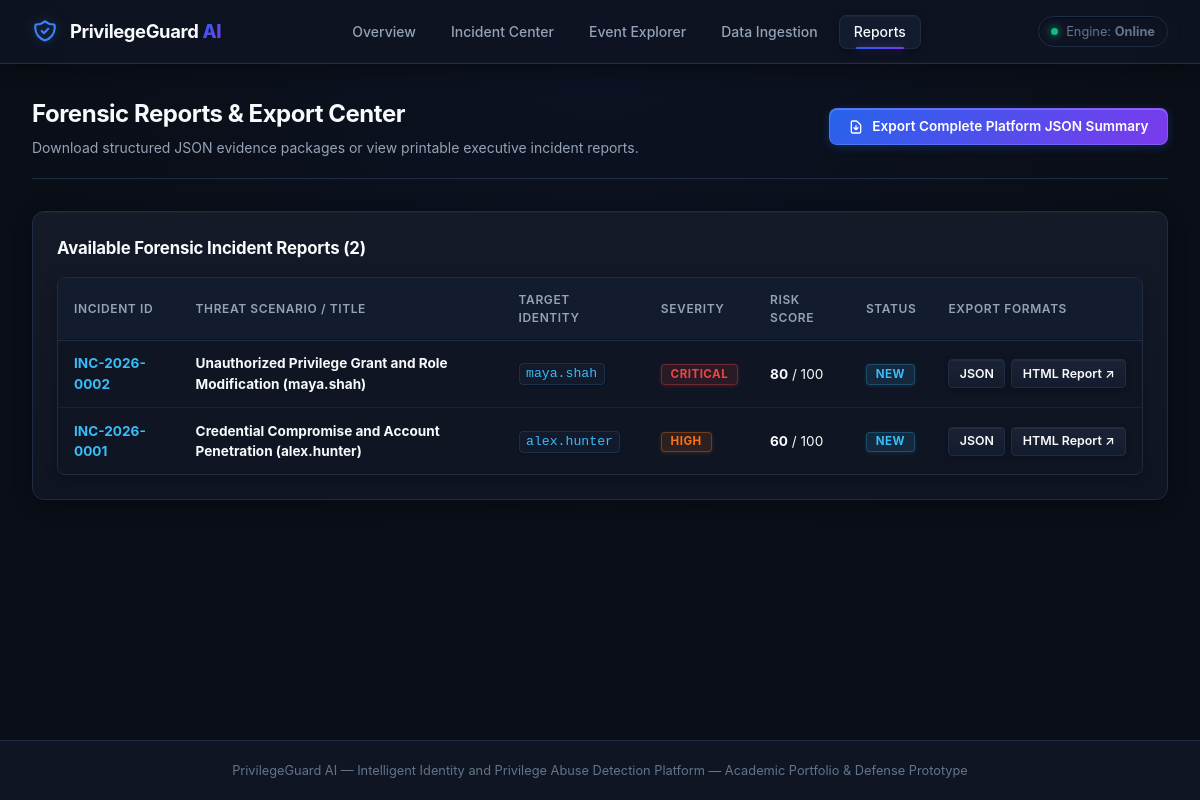
Page /reports on the committed database.
### models/incidents.py (models this page shows, shortened)
class Incident(db.Model):
    __tablename__ = "incidents"
    id = db.Column(db.Integer, primary_key=True)
    incident_id = db.Column(db.String(50), unique=True, nullable=False, index=True)
    title = db.Column(db.String(255), nullable=False)
    affected_user = db.Column(db.String(100), nullable=False, index=True)
    severity = db.Column(db.String(20), nullable=False, default="medium")  # low, medium, high, critical
    risk_score = db.Column(db.Integer, nullable=False, default=0)
    risk_factors = db.Column(db.Text, nullable=True)  # JSON-encoded array of factor objects
    status = db.Column(db.String(30), nullable=False, default="New")  # New, Investigating, Contained, Closed, False Positive
    first_observed_at = db.Column(db.DateTime, nullable=False)
    last_observed_at = db.Column(db.DateTime, nullable=False)
    created_at = db.Column(db.DateTime, default=lambda: datetime.now(timezone.utc))
    updated_at = db.Column(db.DateTime, default=lambda: datetime.now(timezone.utc), onupdate=lambda: datetime.now(timezone.utc))
    summary = db.Column(db.Text, nullable=True)
    ai_explanation = db.Column(db.Text, nullable=True)  # JSON-encoded explanation structure
    recommended_actions = db.Column(db.Text, nullable=True)  # JSON-encoded list of actions
    alerts = db.relationship("DetectionAlert", backref="incident", cascade="all, delete-orphan", lazy=True)
    incident_events = db.relationship("IncidentEvent", backref="incident", cascade="all, delete-orphan", lazy=True)

### routes/reports.py (the view)
@reports_bp.route("/reports")
def reports_page():
    incidents = Incident.query.order_by(Incident.risk_score.desc()).all()
    return render_template("reports.html", incidents=incidents)

### templates/reports.html (shortened to what this page needs)
{% extends "base.html" %}
{% block content %}
<div class="page-header">
    <div>
        <h1 class="page-title">Forensic Reports &amp; Export Center</h1>
        <p class="page-subtitle">Download structured JSON evidence packages or view printable executive incident reports.</p>
    </div>
    <div style="display: flex; gap: 0.75rem;">
        <a href="{{ url_for('reports.download_platform_json') }}" class="btn btn-primary">
            <svg style="width: 16px; height: 16px;" fill="none" stroke="currentColor" viewBox="0 0 24 24"><path stroke-linecap="round" stroke-linejoin="round" stroke-width="2" d="M12 10v6m0 0l-3-3m3 3l3-3m2 8H7a2 2 0 01-2-2V5a2 2 0 012-2h5.586a1 1 0 01.707.293l5.414 5.414a1 1 0 01.293.707V19a2 2 0 01-2 2z"></path></svg>
            Export Complete Platform JSON Summary
        </a>
    </div>
</div>
<div class="card">
    <div class="card-title">
        <span>Available Forensic Incident Reports ({{ incidents | length }})</span>
    </div>
    <div class="table-container">
        <table>
            <thead>
                <tr>
                    <th>Incident ID</th>
                    <th>Threat Scenario / Title</th>
                    <th>Target Identity</th>
                    <th>Severity</th>
                    <th>Risk Score</th>
                    <th>Status</th>
                    <th>Export Formats</th>
                </tr>
            </thead>
            <tbody>
                {% if not incidents %}
                <tr>
                    <td colspan="7" style="text-align: center; color: var(--text-muted); padding: 2.5rem;">
                        No incidents available for reporting yet. Please ingest logs or generate a demo scenario.
                    </td>
                </tr>
                {% else %}
                {% for inc in incidents %}
                <tr>
                    <td><strong><a href="{{ url_for('incidents.incident_detail_page', incident_id=inc.id) }}" style="color: var(--accent-cyan); text-decoration: none;">{{ inc.incident_id }}</a></strong></td>
                    <td><strong>{{ inc.title }}</strong></td>
                    <td><code>{{ inc.affected_user }}</code></td>
                    <td><span class="badge {{ inc.severity | badge_color }}">{{ inc.severity | upper }}</span></td>
                    <td><strong>{{ inc.risk_score }}</strong> / 100</td>
                    <td><span class="badge {{ inc.status | status_color }}">{{ inc.status }}</span></td>
                    <td>
                        <div style="display: flex; gap: 6px;">
                            <a href="{{ url_for('reports.download_incident_json', incident_id=inc.id) }}" class="btn btn-secondary btn-sm" title="Download raw JSON evidence">
                                JSON
                            </a>
                            <a href="{{ url_for('reports.view_incident_html', incident_id=inc.id) }}" target="_blank" class="btn btn-secondary btn-sm" title="Open printable HTML report">
                                HTML Report &nearr;
                            </a>
                        </div>
                    </td>
                </tr>
                {% endfor %}
                {% endif %}
            </tbody>
        </table>
    </div>
</div>
{% endblock %}

### templates/base.html (shortened to what this page needs)
<!DOCTYPE html>
<html lang="en">
<head>
    <link rel="stylesheet" href="{{ url_for('static', filename='css/style.css') }}">
</head>
<body>
    <nav class="navbar">
        <a href="{{ url_for('dashboard.index') }}" class="nav-brand">
            <span>PrivilegeGuard <span style="color: var(--accent-cyan); font-weight: 800;">AI</span></span>
        </a>
        <ul class="nav-links">
            <li><a href="{{ url_for('dashboard.index') }}" class="{% if request.path == '/' %}active{% endif %}">Overview</a></li>
            <li><a href="{{ url_for('incidents.incidents_page') }}" class="{% if '/incidents' in request.path %}active{% endif %}">Incident Center</a></li>
            <li><a href="{{ url_for('events.events_page') }}" class="{% if '/events' in request.path %}active{% endif %}">Event Explorer</a></li>
            <li><a href="{{ url_for('ingestion.ingestion_page') }}" class="{% if '/ingestion' in request.path %}active{% endif %}">Data Ingestion</a></li>
            <li><a href="{{ url_for('reports.reports_page') }}" class="{% if '/reports' in request.path %}active{% endif %}">Reports</a></li>
        </ul>
        <div class="nav-status">
            <div class="status-dot"></div>
            <span>Engine: <strong>Online</strong></span>
        </div>
    </nav>
    <main class="main-content">
        {% block content %}{% endblock %}
    </main>
    <footer>
        PrivilegeGuard AI &mdash; Intelligent Identity and Privilege Abuse Detection Platform &mdash; Academic Portfolio & Defense Prototype
    </footer>
</body>
</html>

### rows in the picture
Incident: incident_id "INC-2026-0002", title "Unauthorized Privilege Grant and Role Modification (maya.shah)", affected_user "maya.shah", severity "CRITICAL", risk_score "80", status "NEW"
Incident: incident_id "INC-2026-0001", title "Credential Compromise and Account Penetration (alex.hunter)", affected_user "alex.hunter", severity "HIGH", risk_score "60", status "NEW"

### other values in the picture
{{ incidents | length }} "2"
